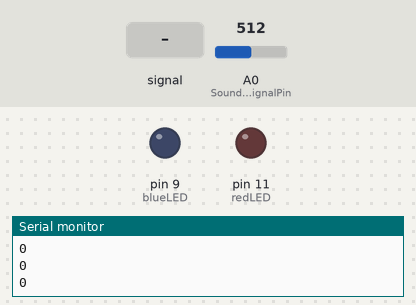
The sketch below on a simulated Arduino Uno, built with avr-gcc and run on an emulated ATmega328P. Parts: output pins drawn as LEDs (lit = HIGH), the last lines printed to the serial monitor. The inputs (shaded band) are chosen by the test bench; at power-on: A0 (SoundSensorSignalPin) = 512.

Above: at 1.2 s.
1.3 s: A0 (SoundSensorSignalPin) fed a 200 Hz sine of ±460 counts around its level
At 1.52 s:
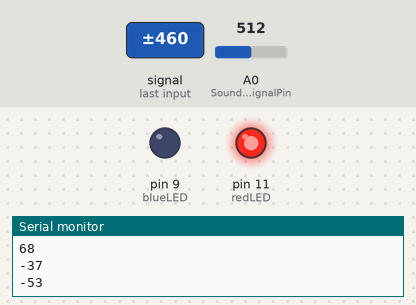
4.3 s: A0 (SoundSensorSignalPin) set to 716
At 4.7 s:
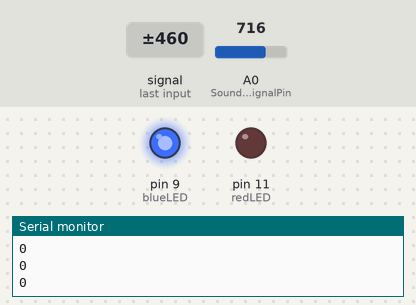
5.8 s: A0 (SoundSensorSignalPin) set to 822
7.3 s: A0 (SoundSensorSignalPin) set to 850
At 8.0 s:
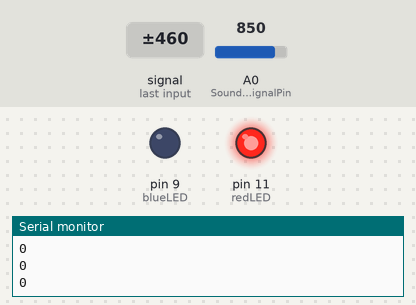
8.8 s: A0 (SoundSensorSignalPin) set to 901
10.3 s: A0 (SoundSensorSignalPin) set to 931
Timing chart, 0 to 12.8 s (numbered marks = the images above; inputs shaded):
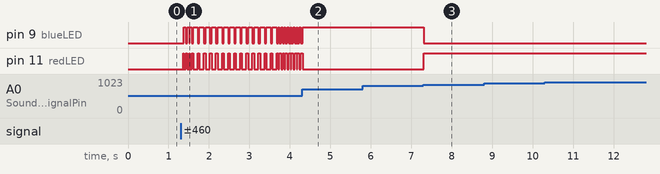

The sketch:

LEDSound.ino
```cpp
const int SoundSensorSignalPin = A0;
const int numReadings = 100;
const int redLED = 11;
const int greenLED = 10;
const int blueLED = 9;

int sensorReading[numReadings];      // the readings from the analog input
int readIndex = 0;              // the index of the current reading
int total = 0;                  // the running total
int average = 0;
int previousAverage = 0;  // the average
int derivative = 0;


void setup() {
    pinMode(SoundSensorSignalPin, INPUT);
    pinMode (redLED, OUTPUT);
    //pinMode (greenLED, OUTPUT);
    pinMode (blueLED, OUTPUT);
    Serial.begin(9600);

    for (int thisReading = 0; thisReading < numReadings; thisReading++) {
    sensorReading[thisReading] = 0;
  }
}

void loop() {
  // subtract the last reading:
  total = total - sensorReading[readIndex];
  // read from the sensor:
  sensorReading[readIndex] = analogRead(SoundSensorSignalPin) + 150;
  // add the reading to the total:
  total = total + sensorReading[readIndex];
  // advance to the next position in the array:
  readIndex = readIndex + 1;

  // if we're at the end of the array...
  if (readIndex >= numReadings) {
    // ...wrap around to the beginning:
    readIndex = 0;

  // calculate the average:
  average = total / numReadings;
  derivative = average - previousAverage;
  if(abs(derivative) < 20)
  {
    derivative = 0;
  }
  else if(derivative < -50)
  {
    digitalWrite(redLED, HIGH);
    //digitalWrite(greenLED, LOW);
    digitalWrite(blueLED, LOW);
  }
  else if(derivative > 50)
  {
    digitalWrite(blueLED, HIGH);
    digitalWrite(redLED, LOW);
    //digitalWrite(greenLED, LOW);
  }
//  else
//  {
//    digitalWrite(greenLED, HIGH);
//    digitalWrite(blueLED, LOW);
//    digitalWrite(redLED, LOW);
//  }
  Serial.println(derivative);

  // send it to the computer as ASCII digits
  // Serial.println(map(abs(average), 0, 300, 0, 255));

  previousAverage = average;
  delay(10);        // delay in between reads for stability
  }
}
```

Measured:
- the behaviour switches between 833 and 834 on A0 (SoundSensorSignalPin) (found by bisection; images 2 and 3)
- after the input at 1.3 s, pin 9 (blueLED): goes 3 × (HIGH 0.04 s, LOW 0.04 s), 14 × (HIGH 0.11 s, LOW 0.04 s), 7 × (HIGH 0.02 s, LOW 0.04 s), HIGH 0.04 s, then LOW, starting after 0.08 s; pin 11 (redLED): goes 3 × (HIGH 0.02 s, LOW 0.04 s), 14 × (HIGH 0.04 s, LOW 0.11 s), 8 × (HIGH 0.04 s, LOW 0.02 s), then HIGH, starting after 0.06 s
- after the input at 4.3 s, pin 9 (blueLED): goes on until 4.3 s, then stays HIGH; pin 11 (redLED): goes on until 4.3 s, then stays LOW
- after the input at 7.3 s, pin 9 (blueLED): HIGH → LOW at once; pin 11 (redLED): LOW → HIGH at once
